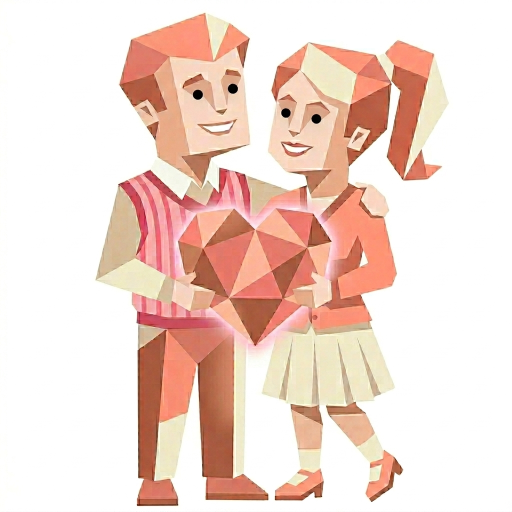
#> input picture images/SROD.png, 1024 x 1024 px, found by its file name (shown at 1/2 size)
$ python make-marquee-thumbs.py
#> lines starting #> are read from the running program, lines starting #| are printed output that depends on the picture
# -*- coding: utf-8 -*-
"""
首页跑马灯专用缩略图生成脚本

源图：public/images/cpti/{TYPE}.png（1024x1024）
产物：public/images/cpti/thumbs/{TYPE}.webp / .png（256x256）

256px 覆盖桌面端最大显示高度 120px 的 2x 视网膜需求；
跑马灯展示位为正方形（桌面）或 4:5 居中裁剪（移动端 object-cover），
因此缩略图保持正方形，裁剪交给 CSS，与现有展示逻辑一致。

用法：python scripts/make-marquee-thumbs.py
"""

import os
import sys

from PIL import Image

ROOT = os.path.dirname(os.path.dirname(os.path.abspath(__file__)))
SRC_DIR = os.path.join(ROOT, "public", "images", "cpti")
OUT_DIR = os.path.join(SRC_DIR, "thumbs")

TYPE_CODES = [
    "SROD", "SROA", "SRFD", "SRFA",
    "SPOD", "SPOA", "SPFD", "SPFA",
    "IROD", "IROA", "IRFD", "IRFA",
    "IPOD", "IPOA", "IPFD", "IPFA",
]

THUMB_SIZE = 256
WEBP_QUALITY = 80


def main():
    os.makedirs(OUT_DIR, exist_ok=True)
    total_webp = 0
    total_png = 0

    for code in TYPE_CODES:
        src_path = os.path.join(SRC_DIR, code + ".png")
        if not os.path.exists(src_path):
            print("[skip] %s 源图缺失" % code)
            continue

        with Image.open(src_path) as im:
#> im is the input picture: PIL image 1024x1024 RGBA; mean R, G, B, A 241.7, 217, 207.1, 255
            im = im.convert("RGB")
#> im: PIL image 1024x1024 RGB
            thumb = im.resize((THUMB_SIZE, THUMB_SIZE), Image.LANCZOS)
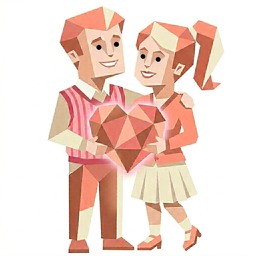
#> thumb: PIL image 256x256 RGB; mean R, G, B 241.6, 217, 207.1

            webp_path = os.path.join(OUT_DIR, code + ".webp")
            png_path = os.path.join(OUT_DIR, code + ".png")
            thumb.save(webp_path, "WEBP", quality=WEBP_QUALITY, method=6)
            thumb.save(png_path, "PNG", optimize=True)

        webp_kb = os.path.getsize(webp_path) / 1024.0
        png_kb = os.path.getsize(png_path) / 1024.0
        total_webp += webp_kb
        total_png += png_kb
        print("[ok] %s  webp %.1fKB  png %.1fKB" % (code, webp_kb, png_kb))
#> pass 2 of the loop in main, `for code in TYPE_CODES:`:
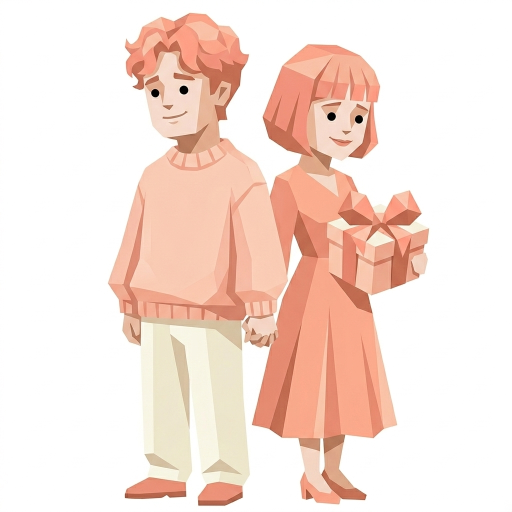
#> input picture images/SROA.png, 1024 x 1024 px, found by its file name (shown at 1/2 size)
#> in main, im is the input picture: PIL image 1024x1024 RGBA; mean R, G, B, A 247.4, 225.6, 215.9, 255
#> im: PIL image 1024x1024 RGB
#> in main, `thumb = im.resize((THUMB_SIZE, THUMB_SIZE), Image.LANCZOS)`:
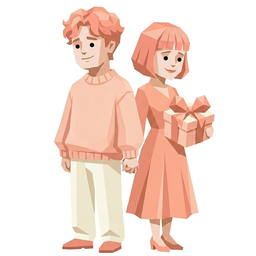
#> thumb: PIL image 256x256 RGB; mean R, G, B 247.4, 225.5, 215.9
#> pass 3 of the loop in main, `for code in TYPE_CODES:`:
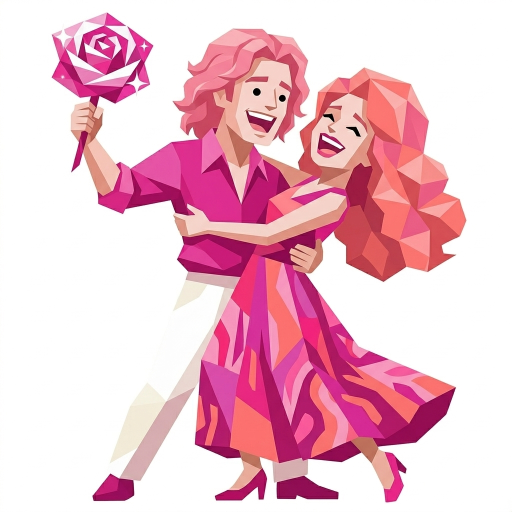
#> input picture images/SRFD.png, 1024 x 1024 px, found by its file name (shown at 1/2 size)
#> in main, im is the input picture: PIL image 1024x1024 RGBA; mean R, G, B, A 238.9, 191.8, 205.7, 255
#> im: PIL image 1024x1024 RGB
#> in main, `thumb = im.resize((THUMB_SIZE, THUMB_SIZE), Image.LANCZOS)`:
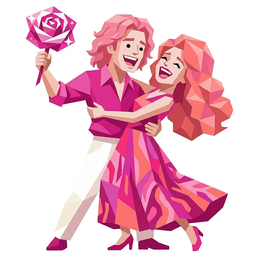
#> thumb: PIL image 256x256 RGB; mean R, G, B 238.9, 191.8, 205.6
#> the loop made 16 passes; the first 3 are shown

    print("-" * 48)
    print("webp 总计 %.1fKB | png 总计 %.1fKB" % (total_webp, total_png))


if __name__ == "__main__":
    sys.exit(main())
#> (the program exits here)
